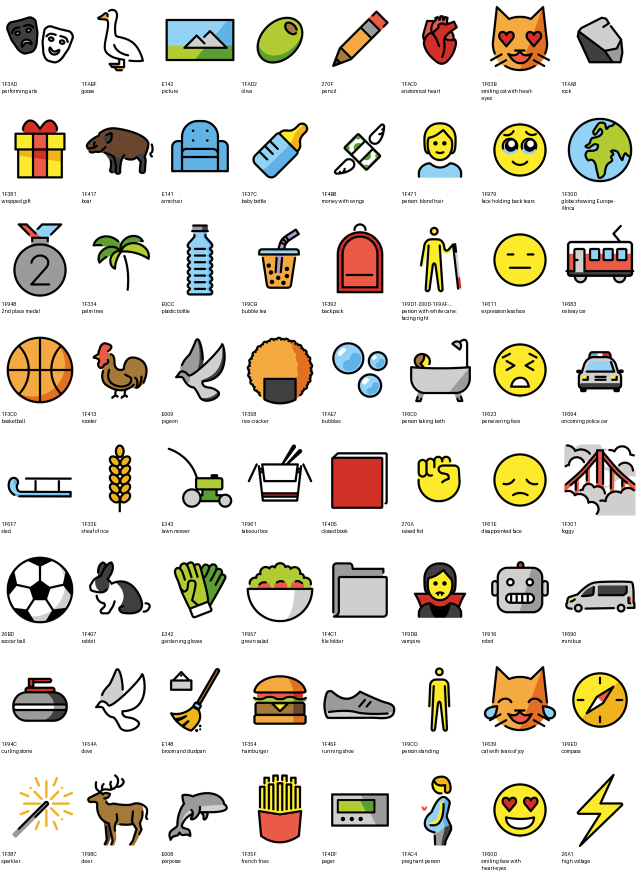
#> input picture datasets/openmoji-17.0.0/visualizations/pilot_train.png, 1280 x 1760 px (shown at 1/2 size)
$ python -i prepare_openmoji.py   (imports and definitions only)
#> lines starting #> are read from the running program, lines starting #| are printed output that depends on the picture
#> further down, picture is the input picture: PIL image 1280x1760 RGB; mean R, G, B 226.3, 222.9, 214.1
"""Pinned OpenMoji preparation; offline validation by default, downloads only with --download."""
import argparse
from collections import Counter, defaultdict
from concurrent.futures import ThreadPoolExecutor
import hashlib
import json
from pathlib import Path
import random
import platform
from importlib.metadata import version
import re
import textwrap
import time
import urllib.request
import numpy as np
from PIL import Image, ImageDraw, ImageOps

ROOT = Path(__file__).resolve().parents[2]
DATA = ROOT / 'datasets/openmoji-17.0.0'
URL = 'https://raw.githubusercontent.com/hfg-gmuend/openmoji/17.0.0/'
STYLE = 'OpenMoji emoji illustration, clean outlines, white background'
SEED = 42

def sha(path):
    return hashlib.sha256(path.read_bytes()).hexdigest()

def dump(path, value):
    path.parent.mkdir(parents=True, exist_ok=True)
    path.write_text(json.dumps(value, indent=2, ensure_ascii=False) + '\n')

# [45 lines left out: functions fetch, reject, family, not called in this run]

def feature(image):
    rgb = np.array(image)
    ys, xs = np.where((rgb < 245).any(axis=2))
    if not len(xs):
        raise ValueError('Blank image')
    crop = image.crop((int(xs.min()), int(ys.min()), int(xs.max())+1, int(ys.max())+1))
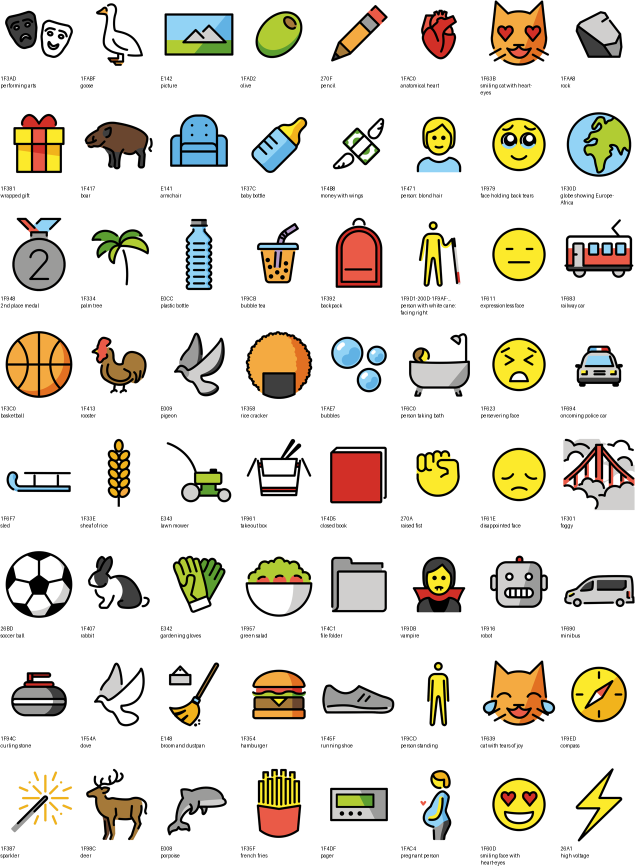
#> crop: PIL image 1270x1731 RGB (shown at 1/2 size); mean R, G, B 225.6, 222.1, 213.1
    thumb = np.array(crop.resize((32, 32)), dtype=np.float32)
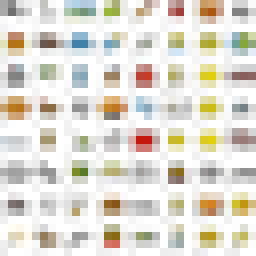
#> thumb: shape (32, 32, 3) float32 (shown 8 times larger); mean R, G, B 224.4, 220.7, 211.3
    gray = np.array(crop.convert('L').resize((32, 32)), dtype=float)
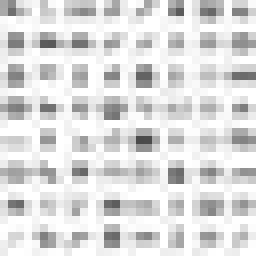
#> gray: shape (32, 32) float64 (shown 8 times larger); min 74, max 255, mean 220.7
    n = np.arange(32)
    basis = np.cos(np.pi / 32 * (n[None, :] + .5) * n[:, None])
    coeff = (basis @ gray @ basis.T)[:8, :8].flatten()[1:]
#> coeff = 63 values, max 1513.7 at index 19, min -2305.8 at index 3, mean -265.7
    bits = coeff > np.median(coeff)
    return int(''.join('1' if b else '0' for b in bits), 2), thumb

# [161 lines left out: functions sheet, balanced, prepare, validate, not called in this run]

# [4 lines not run here, left out]

>>> from PIL import Image
>>> picture = Image.open('../openmoji-17.0.0/visualizations/pilot_train.png')
>>> result = feature(picture)
